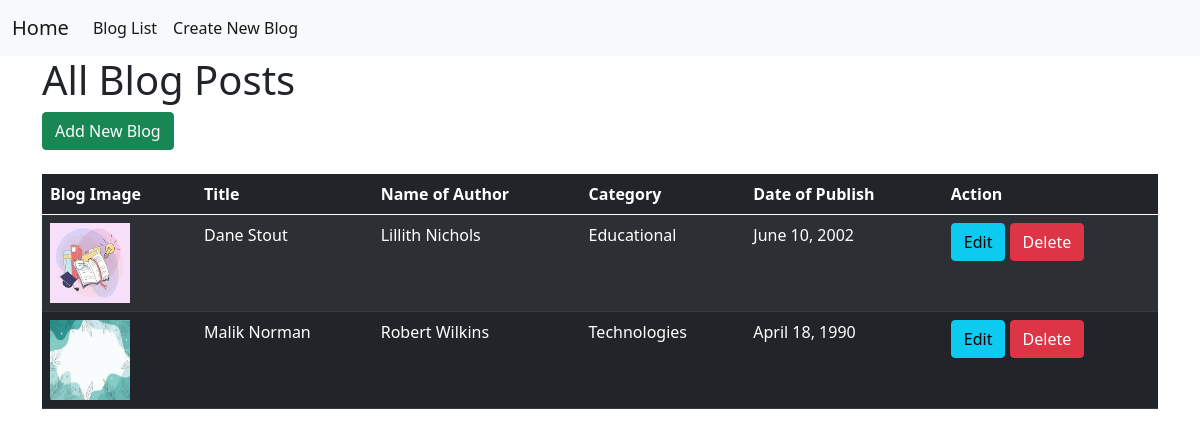
Screenshot of /blog/ with the database file from the repository.
### blogs/models.py (models this page shows, shortened)
class BlogModel(models.Model):
    CAT = [
        ('Educational', 'Educational'),
        ('Technologies', 'Technologies'),
        ('Sports', 'Sports')
    ]
    title = models.CharField(max_length=255, null=True)
    author_name = models.CharField(max_length=255, null=True)
    content = models.TextField(null=True)
    category = models.CharField(max_length=20, choices=CAT, null=True)
    blog_image = models.ImageField(upload_to='media/blog', null=True)
    publish_date = models.DateField(null=True)
    created_at = models.DateField(auto_now_add=True, null=True)

### blogs/views.py (the view)
# urls.py: path('blog/', blog_list, name='blog_list'),
def blog_list(request):
    blog = BlogModel.objects.all()
    dictionary = {
        'blog' : blog
    }
    return render(request, 'blog.html', dictionary)

### blogs/templates/blog.html
{% extends 'master/base.html' %}
{% block body %}
  <h1>All Blog Posts</h1>
  <div class="mb-4">
    <a href="{% url 'blog_add' %}" class="btn btn-success">Add New Blog</a>
  </div>
  <div class="mb-4">
    <table class="table table-dark table-striped">
      <thead>
        <tr>
          <th>Blog Image</th>
          <th>Title</th>
          <th>Name of Author</th>
          <th>Category</th>
          <th>Date of Publish</th>
          <th>Action</th>
        </tr>
      </thead>
      <tbody>
        {% for b in blog %}
          <tr>
            <td>
              <img src="/{{ b.blog_image }}" alt="" width="80px" height="80px" />
            </td>
            <td>{{ b.title }}</td>
            <td>{{ b.author_name }}</td>
            <td>{{ b.category }}</td>
            <td>{{ b.publish_date }}</td>
            <td>
              <a href="{% url 'blog_edit' b.id %}" class="btn btn-info">Edit</a>
              <a href="{% url 'blog_delete' b.id %}" class="btn btn-danger">Delete</a>
            </td>
          </tr>
        {% endfor %}
      </tbody>
    </table>
  </div>
{% endblock %}

### blogs/templates/master/base.html (shortened to what this page needs)
<!DOCTYPE html>
<html lang="en">
  <head>
    <link href="https://cdn.jsdelivr.net/npm/bootstrap@5.0.2/dist/css/bootstrap.min.css" rel="stylesheet" />
  </head>
  <body>
    {% include 'master/nav.html' %}
    <div class="container">
      {% block body %}
      {% endblock %}
    </div>
  </body>
</html>

### blogs/templates/master/nav.html (shortened to what this page needs)
<nav class="navbar navbar-expand-lg navbar-light bg-light">
  <div class="container-fluid">
    <a class="navbar-brand" href="{% url 'home_view' %}">Home</a>
    <div class="collapse navbar-collapse" id="navbarNav">
      <ul class="navbar-nav">
        <li class="nav-item">
          <a class="nav-link active" aria-current="page" href="{% url 'blog_list' %}">Blog List</a>
        </li>
        <li class="nav-item">
          <a class="nav-link active" aria-current="page" href="{% url 'blog_add' %}">Create New Blog</a>
        </li>
      </ul>
    </div>
  </div>
</nav>

### rows the page displays
BlogModel: blog_image (picture), title "Dane Stout", author_name "Lillith Nichols", category "Educational", publish_date "June 10, 2002"
BlogModel: blog_image (picture), title "Malik Norman", author_name "Robert Wilkins", category "Technologies", publish_date "April 18, 1990"
